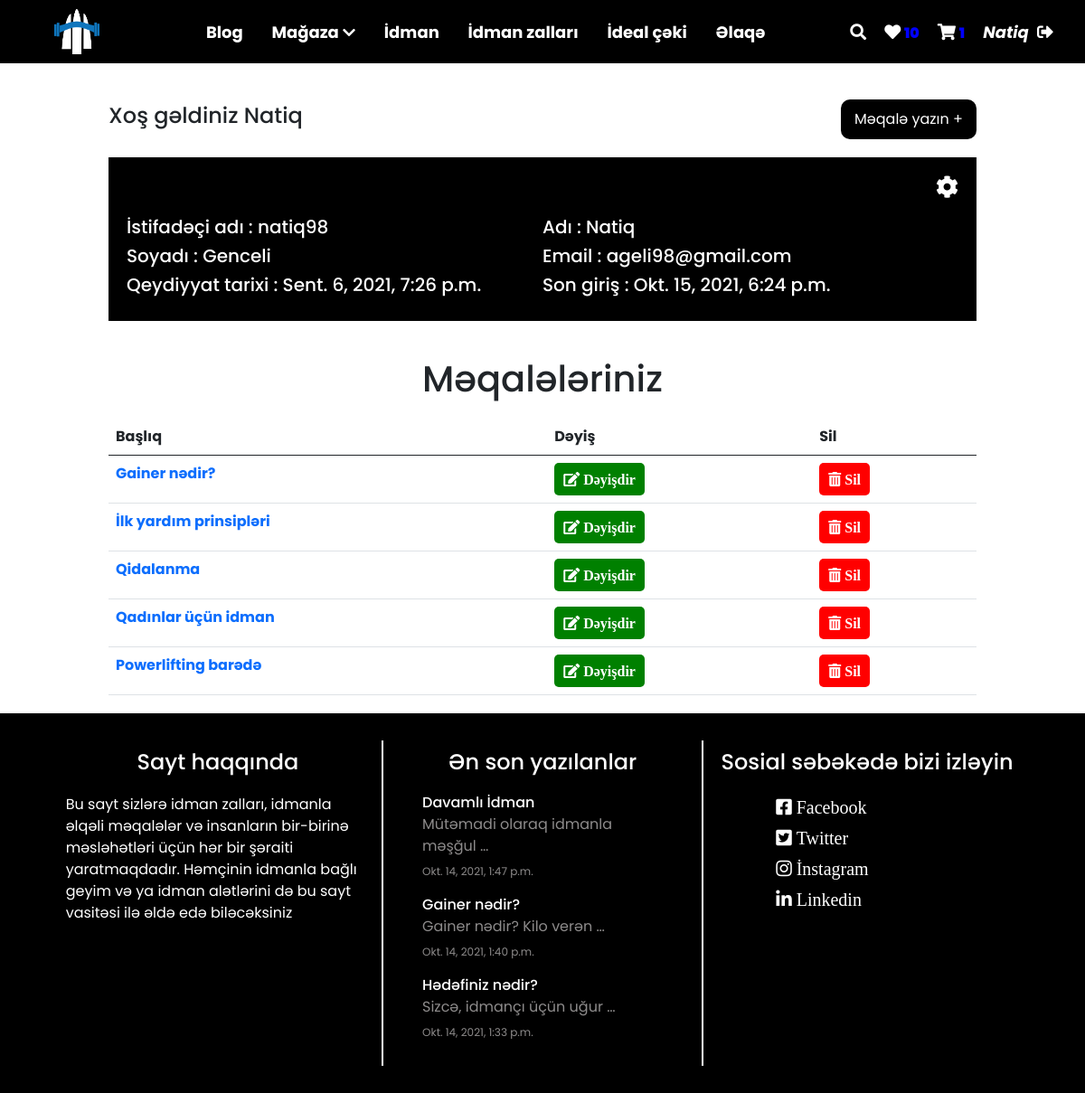
Screenshot of /article/userDashboard/ (signed in) with the database file from the repository.
### article/models.py (models this page shows, shortened)
class Article(models.Model):
    author = models.ForeignKey('auth.User', on_delete=models.CASCADE)
    title = models.CharField(max_length=50)
    content = RichTextField()
    article_rate = models.PositiveIntegerField(default=0)
    article_views = models.PositiveIntegerField(default=0)
    articles_likes = models.PositiveIntegerField(default=0)
    article_images = models.FileField( null=True, verbose_name='Sekil elave edin')
    created_date = models.DateTimeField(auto_now_add=True)

### article/views.py (the view)
# urls.py: path('userDashboard/', views.userDashboard, name='userDashboard'),
@login_required(login_url='/user/login/')
def userDashboard(request):
    form = Article.objects.filter(author=request.user).order_by('-created_date')
    orderedProducts = OrderProduct.objects.filter(user=request.user)
    return render(request, 'userDashboard.html', context={'form': form,'orderedProducts':orderedProducts})

### article/views.py (called while the page is built)
def footer(request):
    formm = Article.objects.all().order_by('-created_date')[:3]
    random_article = Article.objects.order_by('?')[0]
    allArticles = Article.objects.all().order_by('-created_date')
    carousel = IndexCarousel.objects.all()
    return{
        'formm':formm,
        'carousel': carousel,
        'allArticles':allArticles,
        'random_article':random_article
    }

def allLikeArticles(request):
    if request.user.id:
        likeArticlenavbar = LikeArticle.objects.filter(user=request.user).order_by('-id')[:2]
        likeArticles = LikeArticle.objects.filter(user=request.user)
        return{
            'likeArticles':likeArticles,
            'likeArticlenavbar':likeArticlenavbar,
        }
    else:
        return{}

### order/models.py (called while the page is built)
    @property
    def amount(self):
        return (self.product.price * self.quantity)

### order/views.py (called while the page is built)
def theCart(request):
    if request.user.id:
        carts = ShopCart.objects.filter(user=request.user)
        shopCartsNavbar = ShopCart.objects.filter(user=request.user).order_by('-id')[:2]
        return{
            'carts':carts,
            'shopCartsNavbar':shopCartsNavbar,
        }
    return {}

### shoppings/views.py (called while the page is built)
def navbarCategory(request):
    categories = Category.objects.filter(parent__isnull=True)
    allProducts = Product.objects.all().order_by('-created_date')
    return{
        'categories':categories,
        'allProducts':allProducts,
    }

### templates/userDashboard.html (shortened to what this page needs)
{% extends "layout.html" %}
{%  block css %}
    <link rel="stylesheet" href="/static/userDashboard.css">
{% endblock css %}
{% block body %}
    <div class="user-dashboard-header">
    <div class="user-dashboard-article-create">
    <div class='d-flex align-items-center justify-content-between'>
      <h4 style='margin-right:8px'> Xoş gəldiniz
       {{ request.user.first_name }}</h4>
      <a  class="btn-create-article" href="/article/create">Məqalə yazın +</a>
    </div>
    <div class='user-dahsboard-user-details'>
    <ul id='filter'>
         <li style='z-index:99999999999999999999999999' class="dropdown-shopping">
                    <div class='filter-header'>
                  <i class="fas fa-cog"></i>
                    </div>
                </li>
</ul>
      <div class='d-flex flex-wrap user-dahsboard-user-detail'>
        <h5>İstifadəçi adı : {{request.user.username}}</h5>
        <h5>Adı : {{request.user.first_name}}</h5>
      </div>
      <div class='d-flex flex-wrap user-dahsboard-user-detail'>
      <h5>Soyadı : {{request.user.last_name}}</h5>
        <h5>Email : {{request.user.email}}</h5>
      </div>
      <div class='d-flex flex-wrap user-dahsboard-user-detail'>
        <h5>Qeydiyyat tarixi : {{request.user.date_joined}}</h5>
        <h5>Son giriş : {{request.user.last_login}}</h5>
      </div>
    </div>
    </div>
    </div>
{% if form %}
<h1 id='form-userArticles-h1'>Məqalələriniz</h1>
<div class="user-table">
<table class="table">
  <thead>
    <tr>
      <th scope="col">Başlıq</th>
      <th scope="col">Dəyiş</th>
      <th scope="col">Sil</th>
    </tr>
  </thead>
  <tbody>
  {% for article in form %}
    <tr class='pt-4 pb-4'>
      <td>
        <a style='font-weight:bolder' href="/article/viewArticle/{{ article.id }}">
            {{ article.title }}
        </a>
      </td>
      <td>
      <a style="color: white" href="/article/editArticle/{{ article.id }}">
          <i class="fas fa-edit">
            Dəyişdir
          </i>
          </a>
      </td>
      <td>
      <a style="color: white" href="/article/deleteArticle/{{ article.id }}">
          <i  class="fas fa-trash-alt">
              Sil
          </i></a>
      </td>
    </tr>
  {% endfor %}
  </tbody>
</table>
</div>  {% endif %}
{% endblock %}

### templates/includes/navbar.html (shortened to what this page needs)
{% load static %}
<div id="navbar">
      <div class="logo">
          <a href="/">
                <img style='width:50px; height:50px' src="{% static '../media/Logo.png' %} " alt="sekil">
          </a>
      </div>
            <ul id='kecidler' class="kecidler" >
                <li>
                    <a class='kecidler-a' href="/article/allarticle/">Blog</a>
                </li>
                <li class="dropdown">
                    <a class='kecidler-a' href="/shoppings/">Mağaza</a>
                    <i class="fas fa-chevron-down"></i>
                </li>
                <li>
                    <a  class='kecidler-a' href="/sports">İdman</a>
                </li>
                <li>
                    <a class='kecidler-a' href="/gymCenter">İdman zalları</a>
                </li>
                <li>
                    <a class='kecidler-a' href="/idealceki">İdeal çəki</a>
                </li>
                <li>
                    <a class='kecidler-a' href="/contact">Əlaqə</a>
                </li>
            </ul>
        <ul class="icons">
            <li class='search' >
                     <i id='search' class="fas fa-search"></i>
            </li>
        {% if likeArticles %}
            <li class="dropdown1" href="/article/likeArticles">
                <a class='a-href-for-icon' href="/article/likeArticles">
                    <i class="fas fa-heart"></i>
                </a>
            <small class='cartlength'>{{likeArticles|length}}</small>
            </li>
                {% else %}
                <li class="dropdown1" href="">
                <i class="far fa-heart"></i>
                </li>
                    {% endif %}
                {% if carts %}
                <li class="dropdown1" href="/order">
                <a class='a-href-for-icon' href="/order">
                    <i class="fas fa-shopping-cart"></i>
                </a>
            <small class='cartlength'>{{carts|length}}</small>
                    </li>
                    {% else %}
                    <li class="dropdown1" href="">
                    <i class="fas fa-shopping-cart"></i>
                    </li>
                    {% endif %}
            <li class=' navbar-user'>
            {% if request.user.is_authenticated %}
                <a  href="/article/userDashboard">
                <i >
                    {{ request.user.first_name }}
                </i>
            </a>
                <a class='ml-1' href="/user/logout">
                    <i class="fas fa-sign-out-alt"></i>
                </a>
            {% else %}
            <a href="/user/login">
                <i   class="m-lg-1 far fa-user"></i>
            </a>
            {% endif %}
            </li>
    </div>

### templates/includes/footer.html
 <div class="footer">
    <div class="footer-inner">
    <div class="footer-left">
        <h4>Sayt haqqında</h4>
        <p>Bu sayt sizlərə idman zalları, idmanla əlqəli məqalələr və insanların
            bir-birinə məsləhətləri üçün hər bir şəraiti yaratmaqdadır. Həmçinin
        idmanla bağlı geyim və ya idman alətlərini də bu sayt vasitəsi ilə
        əldə edə biləcəksiniz</p>
    </div>
    <div class="footer-center">
        <h4>Ən son yazılanlar</h4>
    <div class="footer-center-articles">
        {% for i in formm %}
                <div class="footer-center-article">
                <a href="/article/viewArticle/{{ i.id }}">
                <h6 style="margin-bottom: 0; margin-top: 8px">{{ i.title | truncatewords:4| safe }}</h6>
                <small id='footer-small'>{{ i.content| truncatewords:4| safe }}  </small>
                </a>
                <small id='footer-small-date'>{{ i.created_date }}</small>
                </div>
        {% endfor %}
    </div>
    </div>
    <div class="footer-right">
        <div>
            <h4>Sosial səbəkədə bizi izləyin</h4>
            <div class="footer-social">
                <a href="https://www.facebook.com/codersaz/">
                    <i class="fab fa-facebook-square"> Facebook</i>
                </a>
                <a href="https://twitter.com/">
                    <i class="fab fa-twitter-square"> Twitter</i>
                </a>
                <a href="https://www.instagram.com/codersazerbaijan">
                    <i class="fab fa-instagram"> İnstagram</i>
                </a>
                <a href="https://az.linkedin.com/company/codersazerbaijan">
                    <i class="fab fa-linkedin"> Linkedin</i>
                </a>
            </div>
        </div>
    </div>
    </div>
</div>

### static/navbar.css (style rules this page uses)
#navbar { width: 100%; position: sticky ; top: 0; padding: 10px 5px; z-index: 999999999; background-color: #000000; display: flex; text-align: center; justify-content: space-evenly; align-items: center; }
.logo { width: 10%; }
.kecidler { display: flex; width: 60%; justify-content: space-evenly; align-items: center; margin-bottom: 0 !important; }
.kecidler>li { color: #ffffff; }
.kecidler>li>a { color: #ffffff; font-size: 18px; font-weight: bold; }
.icons { margin-bottom: 0 !important; display: flex; justify-content: space-evenly; align-items: center; }
.icons>li, .icons>a, .icons>i { color: #ffffff ; font-size: 18px; font-weight: bold; padding: 10px; }
.icons a>i { color: white !important; }
.dropdown { position: relative; }
.cartlength { color: blue; font-weight: bolder; }
.dropdown1 { position: relative; }
.fa-sign-out-alt { margin-left: 5px; }
.search { position: relative; cursor: pointer; }

### static/userDashboard.css (style rules this page uses)
.user-table { margin: 20px auto; width: 80%; }
.user-dashboard-header { margin: 40px auto; width: 80%; }
.btn-create-article { padding: 10px 15px ; border-radius: 10px; background-color: black; color: white; }
.user-dahsboard-user-details { overflow: hidden; margin-top: 20px; background-color: black !important; width: 100%; padding: 20px; }
.user-dahsboard-user-detail { width: 100%; color: white !important; display: flex; }
.user-dahsboard-user-detail h5 { width: 50%; }
#form-userArticles-h1 { text-align: center; }
.fa-trash-alt { padding: 10px; border-radius: 5px; background-color: red; color: white; }
.fa-edit { padding: 10px; border-radius: 5px; background-color: green; color: white; }
#filter { width: 100%; display: flex; justify-content: end; }
.dropdown-shopping { position: relative; }
.filter-header i { font-size: 25px; color: white; }

### static/style.css (style rules this page uses)
* { margin: 0; padding: 0; box-sizing: border-box !important; list-style: none; text-decoration: none !important; font-family: 'Poppins', sans-serif; }
.footer { background-color: black; padding: 30px 0; }
.footer-inner { width: 90%; margin: 0 auto; display: flex; flex-wrap: wrap; justify-content: space-evenly; }
.footer { color: white !important; }
.footer-left,.footer-center,.footer-right { width: 33%; padding: 10px; }
.footer-center-article { width: 80%; margin: 0 auto; }
.footer-center-article small { color: #8d8b8b; }
#footer-small { display: block; margin: 3px 0; font-size: 16px; }
#footer-small-date { font-size: 12px; }
.footer-social { display: flex; flex-wrap: wrap; width: 60%; margin: 0 auto; }
.footer-social>a { width: 100%; margin: 5px 0; }
.footer-social>a>i { font-size: 20px; }
.footer * { color: white; }
.footer h4 { text-align: center; margin-bottom: 20px; }
.footer-center { border-left: 2px solid white; border-right: 2px solid white ; }

### rows the page displays
Article: title "Gainer nədir?", content "Gainer nədir? Kilo verən …", created_date "Okt. 14, 2021, 1:40 p.m."
Article: title "İlk yardım prinsipləri"
Article: title "Qidalanma"
Article: title "Qadınlar üçün idman"
Article: title "Powerlifting barədə"
Article: title "Davamlı İdman", content "Mütəmadi olaraq idmanla məşğul …", created_date "Okt. 14, 2021, 1:47 p.m."
Article: title "Hədəfiniz nədir?", content "Sizcə, idmançı üçün uğur …", created_date "Okt. 14, 2021, 1:33 p.m."

### other values shown
{{ likeArticles|length }} "10"
{{ carts|length }} "1"
{{ request.user.first_name }} "Natiq"
{{ request.user.username }} "natiq98"
{{ request.user.last_name }} "Genceli"
{{ request.user.email }} "ageli98@gmail.com"
{{ request.user.date_joined }} "Sent. 6, 2021, 7:26 p.m."
{{ request.user.last_login }} "Okt. 15, 2021, 6:24 p.m."
